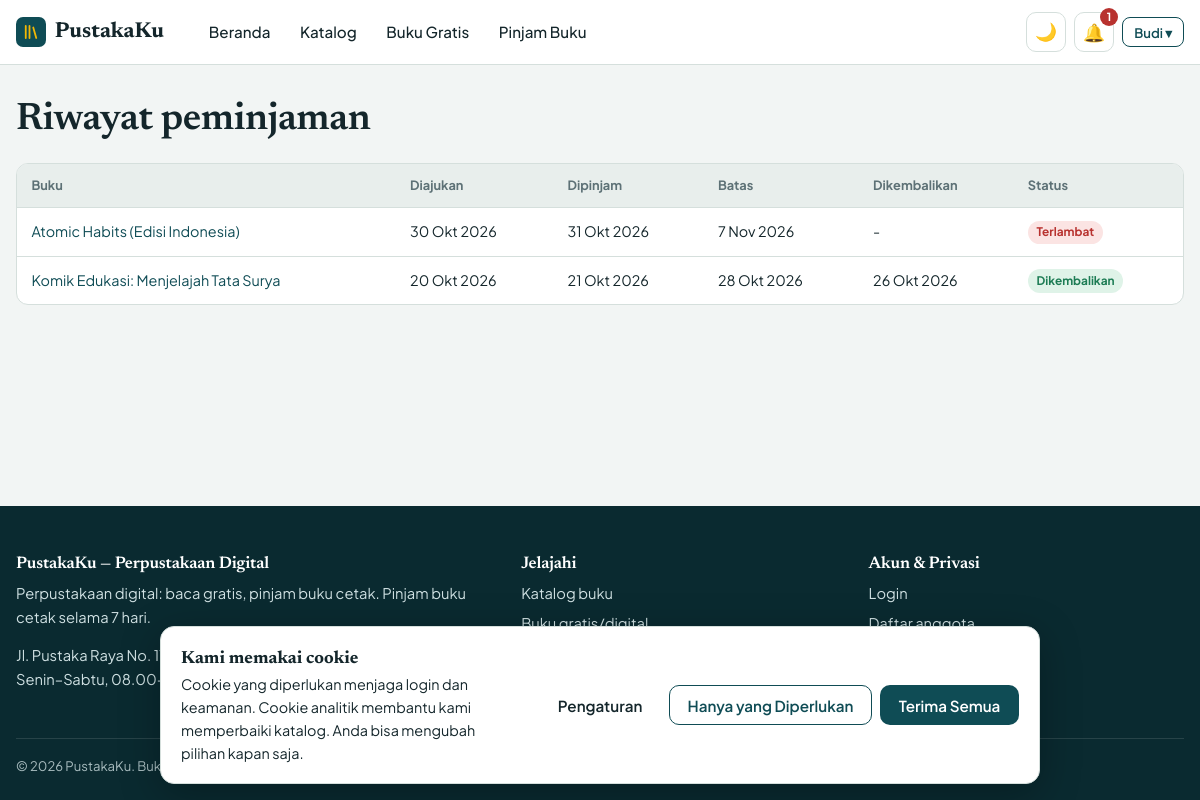
The page /user/history (signed in) on the database its author committed.
### models.py (models this page shows, shortened)
class User(UserMixin, db.Model):
    id = db.Column(db.Integer, primary_key=True)
    name = db.Column(db.String(100), nullable=False)
    username = db.Column(db.String(40), unique=True, nullable=False, index=True)
    email = db.Column(db.String(120), unique=True, nullable=False, index=True)
    password_hash = db.Column(db.String(255), nullable=False)
    role = db.Column(db.String(10), nullable=False, default="user")  # "user" | "admin"
    active = db.Column(db.Boolean, nullable=False, default=True)     # False = diblokir
    created_at = db.Column(db.DateTime, default=datetime.now)
    loans = db.relationship("Loan", backref="user", cascade="all, delete-orphan", lazy="dynamic")
    reviews = db.relationship("Review", backref="user", cascade="all, delete-orphan", lazy="dynamic")
    favorites = db.relationship("Favorite", backref="user", cascade="all, delete-orphan", lazy="dynamic")
    @property
    def is_admin(self):
        return self.role == "admin"
    @property
    def is_active(self):  # dipakai Flask-Login; akun diblokir tidak bisa login
        return self.active

class Loan(db.Model):
    id = db.Column(db.Integer, primary_key=True)
    user_id = db.Column(db.Integer, db.ForeignKey("user.id"), nullable=False, index=True)
    book_id = db.Column(db.Integer, db.ForeignKey("book.id"), nullable=False, index=True)
    status = db.Column(db.String(10), nullable=False, default="pending", index=True)
    requested_at = db.Column(db.DateTime, default=datetime.now)
    borrowed_at = db.Column(db.DateTime)
    due_date = db.Column(db.DateTime)
    returned_at = db.Column(db.DateTime)
    extended = db.Column(db.Boolean, nullable=False, default=False)  # sudah diperpanjang 1x
    @property
    def is_overdue(self):
        return self.status == "borrowed" and self.due_date is not None and self.due_date < datetime.now()
    @property
    def status_label(self):
        if self.is_overdue:
            return "Terlambat"
        return {"pending": "Menunggu persetujuan", "borrowed": "Dipinjam",
                "returned": "Dikembalikan", "rejected": "Ditolak"}.get(self.status, self.status)
    @property
    def status_class(self):
        if self.is_overdue:
            return "danger"
        return {"pending": "warning", "borrowed": "info", "returned": "success",
                "rejected": "muted"}.get(self.status, "muted")

class Book(db.Model):
    id = db.Column(db.Integer, primary_key=True)
    title = db.Column(db.String(200), nullable=False, index=True)
    author = db.Column(db.String(150), nullable=False, index=True)
    description = db.Column(db.Text, default="")
    year = db.Column(db.Integer)
    publisher = db.Column(db.String(150), default="")
    language = db.Column(db.String(30), default="Indonesia")
    category_id = db.Column(db.Integer, db.ForeignKey("category.id"))
    stock = db.Column(db.Integer, nullable=False, default=0)           # hanya untuk buku fisik
    book_type = db.Column(db.String(10), nullable=False, default="digital")  # "digital" | "physical"
    cover_file = db.Column(db.String(120))     # file cover hasil upload
    cover_url = db.Column(db.String(500))      # atau URL cover eksternal
    cover_fallback = db.Column(db.String(200)) # gambar sampul lokal (static/...) bila sampul utama gagal dimuat
    pdf_file = db.Column(db.String(120))       # file PDF hasil upload
    read_url = db.Column(db.String(500))       # tautan baca online (sumber legal)
    download_url = db.Column(db.String(500))   # tautan unduh (sumber legal)
    source = db.Column(db.String(200), default="")  # sumber & lisensi
    views = db.Column(db.Integer, nullable=False, default=0)
    created_at = db.Column(db.DateTime, default=datetime.now, index=True)
    loans = db.relationship("Loan", backref="book", cascade="all, delete-orphan", lazy="dynamic")
    reviews = db.relationship("Review", backref="book", cascade="all, delete-orphan", lazy="dynamic")
    favorites = db.relationship("Favorite", backref="book", cascade="all, delete-orphan", lazy="dynamic")

### routes/user.py (the view)
@user_bp.route("/history")
@login_required
def history():
    page = request.args.get("page", 1, type=int)
    pag = (Loan.query.filter_by(user_id=current_user.id).order_by(Loan.requested_at.desc())
           .paginate(page=page, per_page=10, error_out=False))
    return render_template("user/history.html", pag=pag)

### models.py (called while the page is built)
@login_manager.user_loader
def load_user(user_id):
    return db.session.get(User, int(user_id))

### utils.py (called while the page is built, shortened)
def parse_consent(raw):
    if not raw or len(raw) > 40:
        return None

def all_settings():
    from flask import g
    if "site_settings" not in g:
        from models import Setting
        data = dict(DEFAULT_SETTINGS)
        try:
            data.update({s.key: (s.value or "") for s in Setting.query.all()})
        except Exception:  # tabel belum dibuat
            pass
        g.site_settings = data
    return g.site_settings

### templates/user/history.html (shortened to what this page needs)
{% extends "base.html" %}
{% from "_macros.html" import pagination %}
{% block content %}
<div class="container" style="padding-bottom:2rem">
  <div class="page-head"><h1>Riwayat peminjaman</h1></div>
  <div class="table-wrap"><table class="table">
    <thead><tr><th>Buku</th><th>Diajukan</th><th>Dipinjam</th><th>Batas</th><th>Dikembalikan</th><th>Status</th></tr></thead>
    <tbody>
    {% for l in pag.items %}
      <tr><td><a href="{{ url_for('main.book_detail', book_id=l.book_id) }}">{{ l.book.title }}</a></td>
        <td>{{ l.requested_at|tgl }}</td><td>{{ l.borrowed_at|tgl }}</td><td>{{ l.due_date|tgl }}</td><td>{{ l.returned_at|tgl }}</td>
        <td><span class="badge badge-{{ l.status_class }}">{{ l.status_label }}</span></td></tr>
    {% else %}<tr><td colspan="6" class="empty">Belum ada riwayat peminjaman.</td></tr>{% endfor %}
    </tbody></table></div>
</div>
{% endblock %}

### templates/base.html (shortened to what this page needs)
{% from "_macros.html" import csrf %}
<!DOCTYPE html>
<html lang="id" data-theme="light">
<head>
  <link rel="stylesheet" href="{{ url_for('static', filename='css/style.css') }}">
</head>
<body>
<header class="navbar">
  <div class="container nav-inner">
    <a class="brand" href="{{ url_for('main.index') }}">
      <span class="brand-mark" aria-hidden="true"><svg viewBox="0 0 24 24" fill="none" stroke="#f2b705" stroke-width="2.4" stroke-linecap="round"><path d="M5 4v16M10 4v16M15 6l4 14"/></svg></span>{{ app_name }}
    </a>
    <nav class="nav-links" id="nav-links" aria-label="Navigasi utama">
      <a href="{{ url_for('main.index') }}" class="{{ 'active' if request.endpoint == 'main.index' }}">Beranda</a>
      <a href="{{ url_for('main.books') }}" class="{{ 'active' if request.endpoint == 'main.books' }}">Katalog</a>
      <a href="{{ url_for('main.books', type='digital') }}">Buku Gratis</a>
      <a href="{{ url_for('main.books', type='physical') }}">Pinjam Buku</a>
    </nav>
    <div class="nav-actions">
      <button class="icon-btn" id="theme-toggle" type="button" aria-label="Ganti tema">🌙</button>
      {% if current_user.is_authenticated %}
        {% if overdue_count %}<a class="icon-btn" href="{{ url_for('user.dashboard') }}" title="{{ overdue_count }} buku terlambat dikembalikan" aria-label="{{ overdue_count }} buku terlambat">🔔<span class="badge-dot">{{ overdue_count }}</span></a>{% endif %}
        <div class="dropdown">
          <button class="btn btn-outline btn-sm" type="button" data-dropdown aria-haspopup="true">{{ current_user.name.split()[0] }} ▾</button>
        </div>
      {% else %}
        <a class="btn btn-ghost btn-sm" href="{{ url_for('auth.login') }}">Login</a>
        {% if site.allow_register == '1' %}<a class="btn btn-sm" href="{{ url_for('auth.register') }}">Register</a>{% endif %}
      {% endif %}
    </div>
  </div>
</header>
<main>{% block content %}{% endblock %}</main>
<footer class="footer">
  <div class="container">
    <div class="footer-grid">
      <div>
        <h4>{{ app_name }} — Perpustakaan Digital</h4>
        <p>{{ site.tagline }} Pinjam buku cetak selama {{ site.loan_days }} hari.</p>
        <p>{{ site.address }}{% if site.contact_email %} · {{ site.contact_email }}{% endif %}<br>{{ site.open_hours }}</p>
      </div>
      <div><h4>Jelajahi</h4><ul>
        <li><a href="{{ url_for('main.books') }}">Katalog buku</a></li>
        <li><a href="{{ url_for('main.books', type='digital') }}">Buku gratis/digital</a></li>
        <li><a href="{{ url_for('main.books', sort='populer') }}">Terpopuler</a></li></ul></div>
      <div><h4>Akun &amp; Privasi</h4><ul>
        <li><a href="{{ url_for('auth.login') }}">Login</a></li>
        {% if site.allow_register == '1' %}<li><a href="{{ url_for('auth.register') }}">Daftar anggota</a></li>{% endif %}
        <li><button type="button" class="link" data-open-cookie>Pengaturan Cookie</button></li></ul></div>
    </div>
    <div class="footer-bottom">© {{ now.year }} {{ app_name }}. Buku digital bersumber dari domain publik dan lisensi terbuka.</div>
  </div>
</footer>
{% include "_cookie_banner.html" %}
</body>
</html>

### rows shown on the page
User: name "Budi"
Loan: book "Atomic Habits (Edisi Indonesia)", requested_at|tgl "30 Okt 2026", borrowed_at|tgl "31 Okt 2026", due_date|tgl "7 Nov 2026", returned_at|tgl "-", status_label "Terlambat"
Loan: book "Komik Edukasi: Menjelajah Tata Surya", requested_at|tgl "20 Okt 2026", borrowed_at|tgl "21 Okt 2026", due_date|tgl "28 Okt 2026", returned_at|tgl "26 Okt 2026", status_label "Dikembalikan"

### other values the page prints
{{ app_name }} "PustakaKu"
{{ overdue_count }} "1"
{{ site.tagline }} "Perpustakaan digital: baca gratis, pinjam buku cetak."
{{ site.loan_days }} "7"
{{ site.address }} "Jl. Pustaka Raya No. 17, Jakarta"
{{ site.open_hours }} "Senin–Sabtu, 08.00–17.00 WIB"
